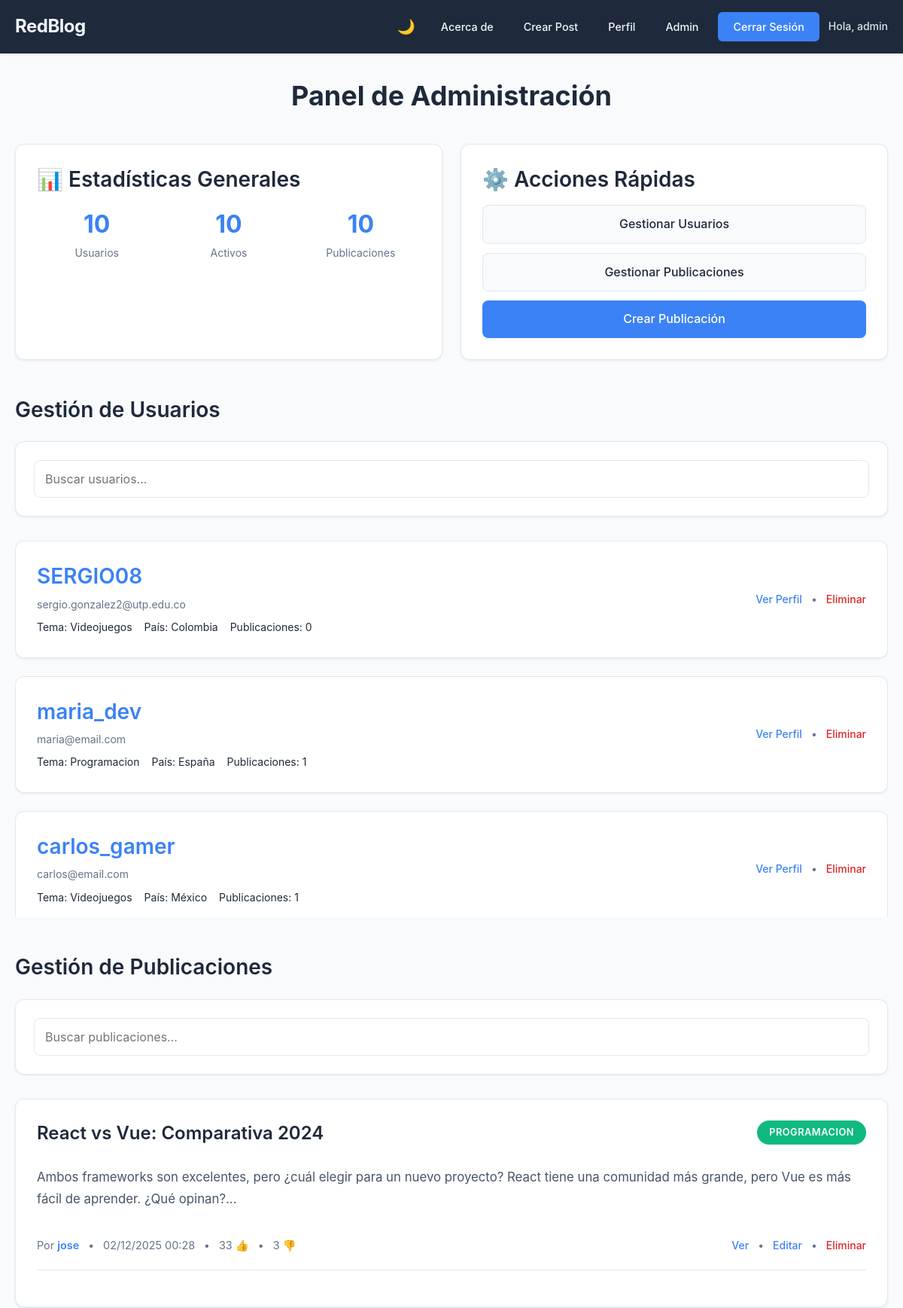
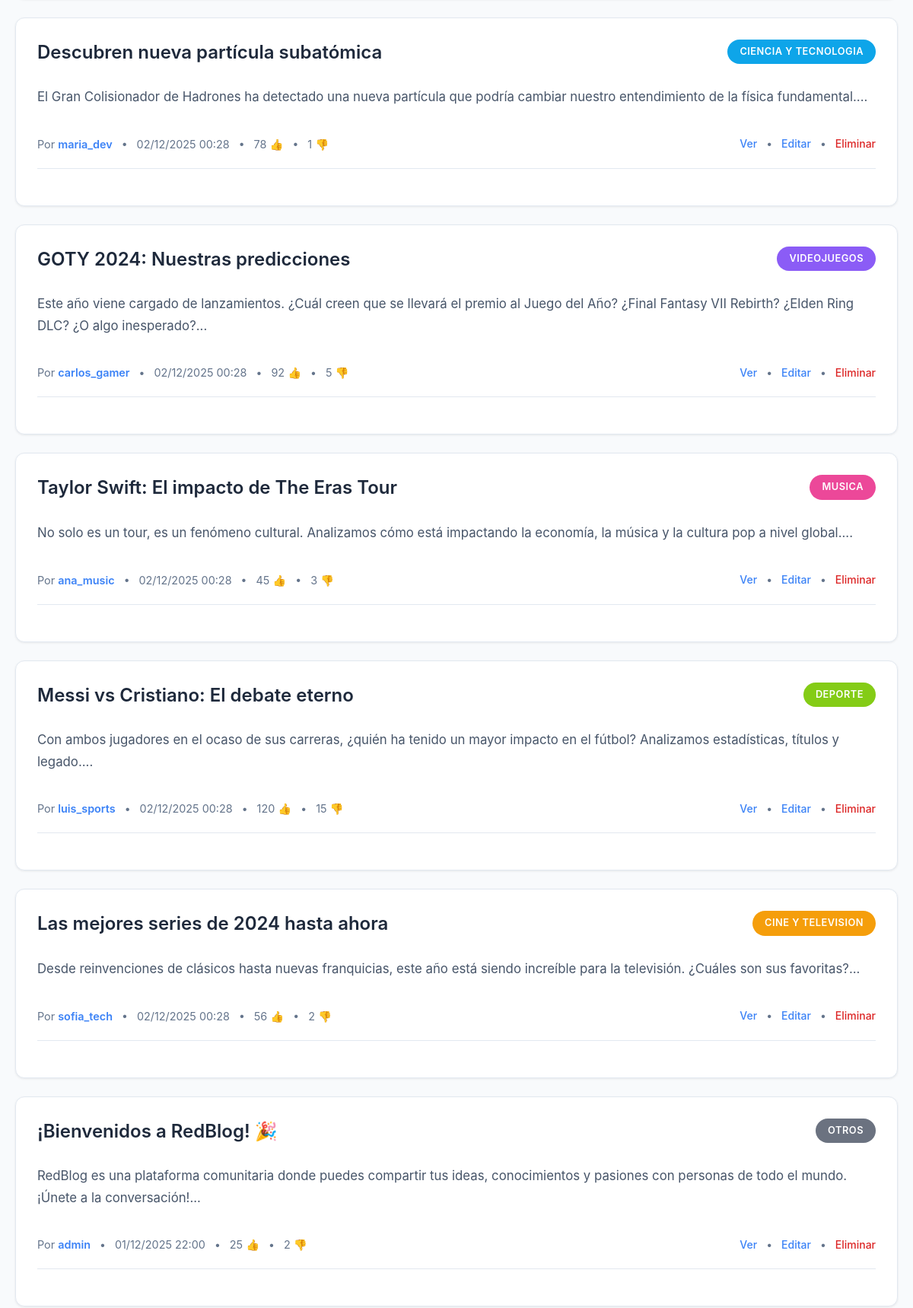
Screenshot of /redblog/frontend/pages/admin.php (signed in, upper part) with the database file from the repository (2 pictures, top to bottom).
### tables this page shows
CREATE TABLE `users` (
  `id` int(11) NOT NULL,
  `username` varchar(50) NOT NULL,
  `email` varchar(100) NOT NULL,
  `password` varchar(255) NOT NULL,
  `role` enum('user','admin') DEFAULT 'user',
  `is_active` tinyint(1) DEFAULT 1,
  `created_at` timestamp NOT NULL DEFAULT current_timestamp(),
  `preferred_theme` enum('Ciencia y Tecnologia','Programacion','Videojuegos','Musica','Cine y Television','Deporte','Otros') DEFAULT 'Otros',
  `country` varchar(100) DEFAULT 'No especificado',
  `bio` text DEFAULT NULL,
  `avatar_url` varchar(500) DEFAULT NULL
);

CREATE TABLE `posts` (
  `id` int(11) NOT NULL,
  `title` varchar(255) NOT NULL,
  `content` text NOT NULL,
  `author_id` int(11) NOT NULL,
  `theme` enum('Ciencia y Tecnologia','Programacion','Videojuegos','Musica','Cine y Television','Deporte','Otros') DEFAULT 'Otros',
  `upvotes` int(11) DEFAULT 0,
  `downvotes` int(11) DEFAULT 0,
  `comment_count` int(11) DEFAULT 0,
  `is_public` tinyint(1) DEFAULT 1,
  `created_at` timestamp NOT NULL DEFAULT current_timestamp(),
  `updated_at` timestamp NOT NULL DEFAULT current_timestamp() ON UPDATE current_timestamp()
);

### redblog/frontend/config.php (called while the page is built, shortened)
<?php
function url($path = '') {
    $base = BASE_URL;
    return $base . $path;
}
?>

### redblog/backend/models/User.php (called while the page is built, shortened)
<?php
class User {
    private $conn;
    private $table_name = "users";
    public function __construct($db) {
        $this->conn = $db;
    }
    public function getAllUsers() {
        $query = "SELECT u.*,
                         (SELECT COUNT(*) FROM posts WHERE author_id = u.id) as post_count,
                         (SELECT COUNT(*) FROM comments WHERE user_id = u.id) as comment_count
                 FROM " . $this->table_name . " u
                 ORDER BY u.created_at DESC";
        $stmt = $this->conn->prepare($query);
        $stmt->execute();
        return $stmt;
    }
}
?>

### redblog/backend/models/Post.php (called while the page is built, shortened)
<?php
class Post {
    private $conn;
    private $table_name = "posts";
    public function __construct($db) {
        $this->conn = $db;
    }
    public function read() {
        try {
            $query = "SELECT p.*, u.username as author_name
                    FROM " . $this->table_name . " p
                    LEFT JOIN users u ON p.author_id = u.id
                    WHERE p.is_public = 1
                    ORDER BY p.created_at DESC";
            $stmt = $this->conn->prepare($query);
            $stmt->execute();
            return $stmt;
        } catch(PDOException $exception) {
            return $this->getSampleData();
        }
    }
}
?>

### redblog/frontend/pages/admin.php (the view, shortened to what this page needs)
<?php
$base_url = '/redblog/frontend';
function get_url($path = '') {
    global $base_url;
    return $base_url . $path;
}
include_once '../../backend/models/User.php';
include_once '../../backend/models/Post.php';
$database = new Database();
$db = $database->getConnection();
$user_model = new User($db);
$post_model = new Post($db);
$users_result = $user_model->getAllUsers();
$users = $users_result->fetchAll(PDO::FETCH_ASSOC);
$posts_result = $post_model->read();
$posts = $posts_result->fetchAll(PDO::FETCH_ASSOC);
$total_users = count($users);
$total_posts = count($posts);
$active_users = array_filter($users, function($user) {
    return $user['is_active'] == 1;
});
$total_active_users = count($active_users);
?>
<!DOCTYPE html>
<html lang="es">
<head>
    <link rel="stylesheet" href="<?php echo get_url('/css/style.css'); ?>">
</head>
<body>
    <?php include '../includes/navbar.php'; ?>
    <div class="container">
        <h1 class="page-title">Panel de Administración</h1>
        <div class="admin-panel">
            <div class="admin-card">
                <h3>📊 Estadísticas Generales</h3>
                <div class="admin-stats">
                    <div class="admin-stat">
                        <span class="admin-stat-number"><?php echo $total_users; ?></span>
                        <span class="admin-stat-label">Usuarios</span>
                    </div>
                    <div class="admin-stat">
                        <span class="admin-stat-number"><?php echo $total_active_users; ?></span>
                        <span class="admin-stat-label">Activos</span>
                    </div>
                    <div class="admin-stat">
                        <span class="admin-stat-number"><?php echo $total_posts; ?></span>
                        <span class="admin-stat-label">Publicaciones</span>
                    </div>
                </div>
            </div>
            <div class="admin-card">
                <h3>⚙️ Acciones Rápidas</h3>
                <div style="display: flex; flex-direction: column; gap: 0.75rem; margin-top: 1rem;">
                    <a href="#users-section" class="btn btn-secondary">Gestionar Usuarios</a>
                    <a href="#posts-section" class="btn btn-secondary">Gestionar Publicaciones</a>
                    <a href="<?php echo get_url('/pages/create-post.php'); ?>" class="btn btn-primary">Crear Publicación</a>
                </div>
            </div>
        </div>
        <div id="users-section" style="margin-top: 3rem;">
            <h2 class="section-title">Gestión de Usuarios</h2>
            <div class="search-container">
                <input type="text" id="user-search" class="form-input" placeholder="Buscar usuarios...">
            </div>
            <div class="posts-container" style="max-height: 500px; overflow-y: auto;">
                <?php foreach($users as $user): ?>
                <div class="post-card user-card" data-user-id="<?php echo $user['id']; ?>">
                    <div style="display: flex; justify-content: space-between; align-items: center;">
                        <div>
                            <h3 style="margin-bottom: 0.5rem;">
                                <a href="<?php echo get_url('/pages/profile.php?user_id=' . $user['id']); ?>"
                                   class="author-link">
                                    <?php echo htmlspecialchars($user['username']); ?>
                                </a>
                            </h3>
                            <p style="color: var(--text-muted); font-size: 0.875rem; margin-bottom: 0.5rem;">
                                <?php echo htmlspecialchars($user['email']); ?>
                            </p>
                            <div style="display: flex; gap: 1rem; font-size: 0.875rem;">
                                <span>Tema: <?php echo htmlspecialchars($user['preferred_theme']); ?></span>
                                <span>País: <?php echo htmlspecialchars($user['country']); ?></span>
                                <span>Publicaciones: <?php echo $user['post_count']; ?></span>
                            </div>
                        </div>
                        <div class="post-actions">
                            <a href="<?php echo get_url('/pages/profile.php?user_id=' . $user['id']); ?>"
                               class="edit-link">Ver Perfil</a>
                            <?php if($user['id'] != $_SESSION['user']['id']): ?>
                            <span class="separator">•</span>
                            <a href="<?php echo get_url('/api/delete-user.php?user_id=' . $user['id']); ?>"
                               class="delete-link" onclick="return confirm('¿Eliminar usuario?')">Eliminar</a>
                            <?php endif; ?>
                        </div>
                    </div>
                </div>
                <?php endforeach; ?>
            </div>
        </div>
        <div id="posts-section" style="margin-top: 3rem;">
            <h2 class="section-title">Gestión de Publicaciones</h2>
            <div class="search-container">
                <input type="text" id="post-search" class="form-input" placeholder="Buscar publicaciones...">
            </div>
            <div class="posts-container">
                <?php foreach($posts as $post): ?>
                <div class="post-card">
                    <div class="post-header">
                        <h2 class="post-title"><?php echo htmlspecialchars($post['title']); ?></h2>
                        <span class="post-theme" data-theme="<?php echo htmlspecialchars($post['theme']); ?>">
                            <?php echo htmlspecialchars($post['theme']); ?>
                        </span>
                    </div>
                    <div class="post-content">
                        <?php echo nl2br(htmlspecialchars(substr($post['content'], 0, 200))); ?>...
                    </div>
                    <div class="post-meta">
                        <div class="author-info">
                            <span>Por <a href="<?php echo get_url('/pages/profile.php?user_id=' . $post['author_id']); ?>"
                                       class="author-link"><?php echo htmlspecialchars($post['author_name']); ?></a></span>
                            <span class="separator">•</span>
                            <span class="post-date"><?php echo date('d/m/Y H:i', strtotime($post['created_at'])); ?></span>
                            <span class="separator">•</span>
                            <span><?php echo $post['upvotes']; ?> 👍</span>
                            <span class="separator">•</span>
                            <span><?php echo $post['downvotes']; ?> 👎</span>
                        </div>
                        <div class="post-actions">
                            <a href="<?php echo get_url('/pages/post-detail.php?id=' . $post['id']); ?>" class="edit-link">Ver</a>
                            <span class="separator">•</span>
                            <a href="<?php echo get_url('/pages/edit-post.php?id=' . $post['id']); ?>" class="edit-link">Editar</a>
                            <span class="separator">•</span>
                            <a href="<?php echo get_url('/pages/delete-post.php?id=' . $post['id']); ?>"
                               class="delete-link" onclick="return confirm('¿Eliminar publicación?')">Eliminar</a>
                        </div>
                    </div>
                </div>
                <?php endforeach; ?>
            </div>
        </div>
    </div>
</body>
</html>

### redblog/frontend/includes/navbar.php (shortened to what this page needs)
<?php
$current_user = isset($_SESSION['user']) ? $_SESSION['user'] : null;
?>
<nav class="navbar">
    <div class="nav-container">
        <a href="<?php echo url('/index.php'); ?>" class="nav-logo">RedBlog</a>
        <div class="nav-links">
            <button class="theme-toggle" id="themeToggle" title="Cambiar tema">
                🌙
            </button>
            <a href="<?php echo url('/pages/about.php'); ?>" class="nav-link">Acerca de</a>
            <?php if($current_user): ?>
                <a href="<?php echo url('/pages/create-post.php'); ?>" class="nav-link">Crear Post</a>
                <a href="<?php echo url('/pages/profile.php'); ?>" class="nav-link">Perfil</a>
                <?php if($current_user['role'] === 'admin'): ?>
                    <a href="<?php echo url('/pages/admin.php'); ?>" class="nav-link">Admin</a>
                <?php endif; ?>
                <a href="<?php echo url('/logout.php'); ?>" class="nav-button">Cerrar Sesión</a>
                <span class="user-welcome">Hola, <?php echo htmlspecialchars($current_user['username']); ?></span>
            <?php else: ?>
                <a href="<?php echo url('/pages/login.php'); ?>" class="nav-link">Iniciar Sesión</a>
                <a href="<?php echo url('/pages/register.php'); ?>" class="nav-button">Registrarse</a>
            <?php endif; ?>
        </div>
    </div>
</nav>

### rows the page displays
users: username "admin"
users: username "SERGIO08", email "sergio.gonzalez2@utp.edu.co", preferred_theme "Videojuegos", country "Colombia", post_count "0"
users: username "maria_dev", email "maria@email.com", preferred_theme "Programacion", country "España", post_count "1"
users: username "carlos_gamer", email "carlos@email.com", preferred_theme "Videojuegos", country "México", post_count "1"
posts: title "React vs Vue: Comparativa 2024", theme "PROGRAMACION", content "Ambos frameworks son excelentes, pero ¿cuál elegir para un nuevo proyecto? React tiene una comunidad más grande, pero Vue es más fácil de aprender. ¿Qué opinan?", author.username "jose", created_at "02/12/2025 00:28", upvotes "33", downvotes "3"
posts: title "Descubren nueva partícula subatómica", theme "CIENCIA Y TECNOLOGIA", content "El Gran Colisionador de Hadrones ha detectado una nueva partícula que podría cambiar nuestro entendimiento de la física fundamental.", author.username "maria_dev", created_at "02/12/2025 00:28", upvotes "78", downvotes "1"
posts: title "GOTY 2024: Nuestras predicciones", theme "VIDEOJUEGOS", content "Este año viene cargado de lanzamientos. ¿Cuál creen que se llevará el premio al Juego del Año? ¿Final Fantasy VII Rebirth? ¿Elden Ring DLC? ¿O algo inesperado?", author.username "carlos_gamer", created_at "02/12/2025 00:28", upvotes "92", downvotes "5"
posts: title "Taylor Swift: El impacto de The Eras Tour", theme "MUSICA", content "No solo es un tour, es un fenómeno cultural. Analizamos cómo está impactando la economía, la música y la cultura pop a nivel global.", author.username "ana_music", created_at "02/12/2025 00:28", upvotes "45", downvotes "3"
posts: title "Messi vs Cristiano: El debate eterno", theme "DEPORTE", content "Con ambos jugadores en el ocaso de sus carreras, ¿quién ha tenido un mayor impacto en el fútbol? Analizamos estadísticas, títulos y legado.", author.username "luis_sports", created_at "02/12/2025 00:28", upvotes "120", downvotes "15"
posts: title "Las mejores series de 2024 hasta ahora", theme "CINE Y TELEVISION", content "Desde reinvenciones de clásicos hasta nuevas franquicias, este año está siendo increíble para la televisión. ¿Cuáles son sus favoritas?", author.username "sofia_tech", created_at "02/12/2025 00:28", upvotes "56", downvotes "2"
posts: title "¡Bienvenidos a RedBlog! 🎉", theme "OTROS", content "RedBlog es una plataforma comunitaria donde puedes compartir tus ideas, conocimientos y pasiones con personas de todo el mundo. ¡Únete a la conversación!", author.username "admin", created_at "01/12/2025 22:00", upvotes "25", downvotes "2"

### other values shown
$total_users "10"
$total_active_users "10"
$total_posts "10"
